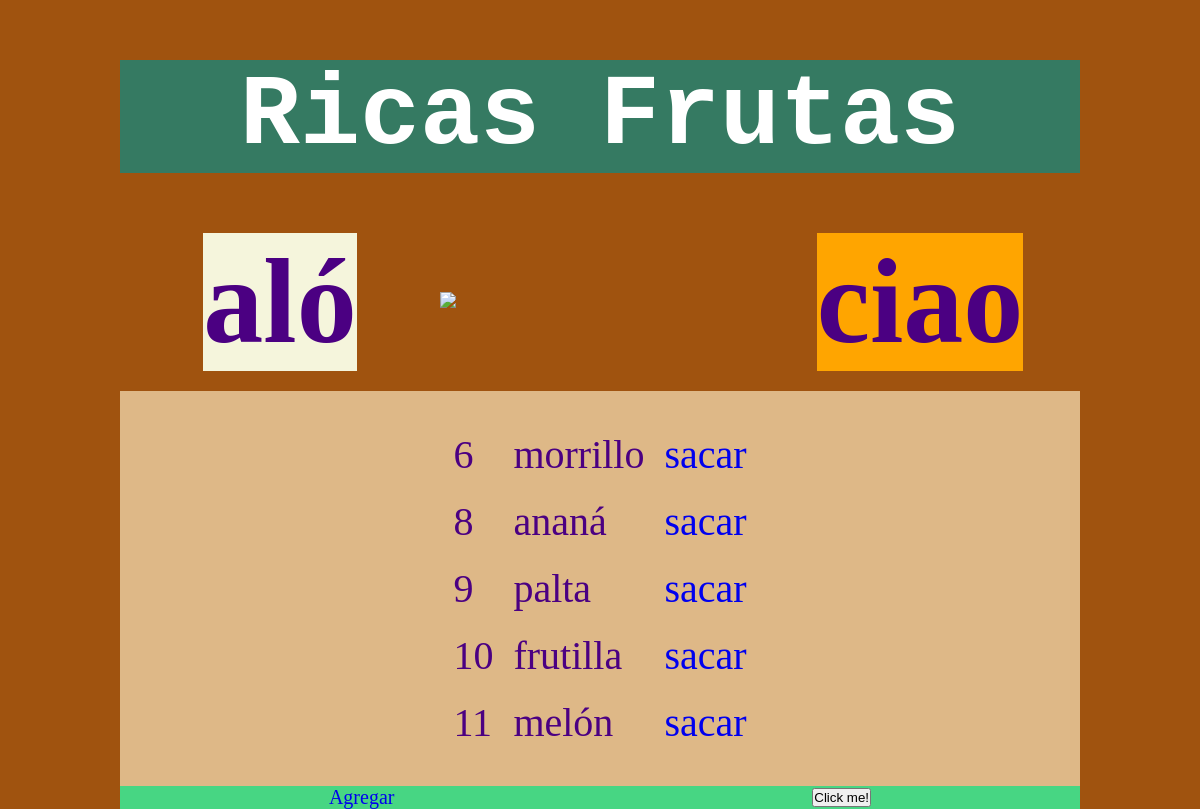
Before: /frutas/ with the older database file.
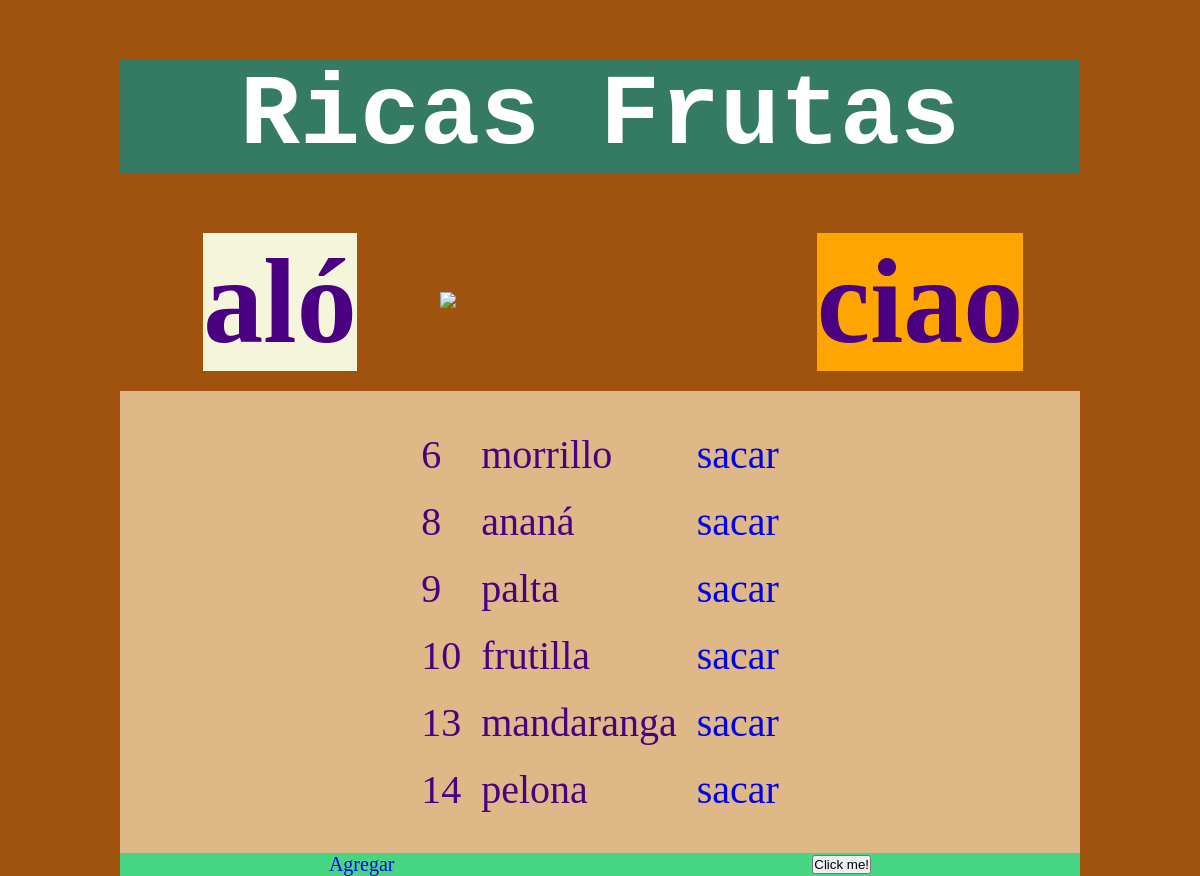
After: the same page with the newer database file.
### members/models.py (models this page shows)
class Frutas(models.Model):
  fruta = models.CharField(max_length=255)

### members/views.py (the view)
# urls.py: path('frutas/', views.frutas, name = 'frutas'),
def frutas(request):
  fruta = Frutas.objects.all().values()
  template = loader.get_template('frutas.html')
  context = {
    'fruta':fruta,
  }
  return HttpResponse(template.render(context, request))

### members/templates/frutas.html (shortened to what this page needs)
{% load static %}
<!DOCTYPE html>
<html lang="en">
  <head>
    <link rel="stylesheet" href="{% static '/css/myfirst.css' %}" />
  </head>
  <body>
    <h1>Ricas Frutas</h1>
    <div class="imagen">
       <div class="uno">
        <p>aló</p>
       </div>
       <div class="dos">
        <img src="{% static '/imgs/dos.jpg' %}">
      </div>
       <div class="tres">
        <p>ciao</p>
      </div>
    </div>
    <div class="tabla">
      <table>
        {% for x in fruta %}
        <tr>
          <td>{{x.id}}</td>
          <td>{{x.fruta}}</td>
          <td><a href="sacar/{{ x.id }}">sacar</a></td>
        </tr>
        {% endfor %}
      </table>
    </div>
    <div class="fin">
      <p><a href="suma_fruta/">Agregar</a></p>
      <button onclick="myHalt()">Click me!</button>
    </div>
  </body>
</html>

Changed rows visible on the page:
removed Frutas: id "11", fruta "melón"
added Frutas: id "13", fruta "mandaranga"
added Frutas: id "14", fruta "pelona"
